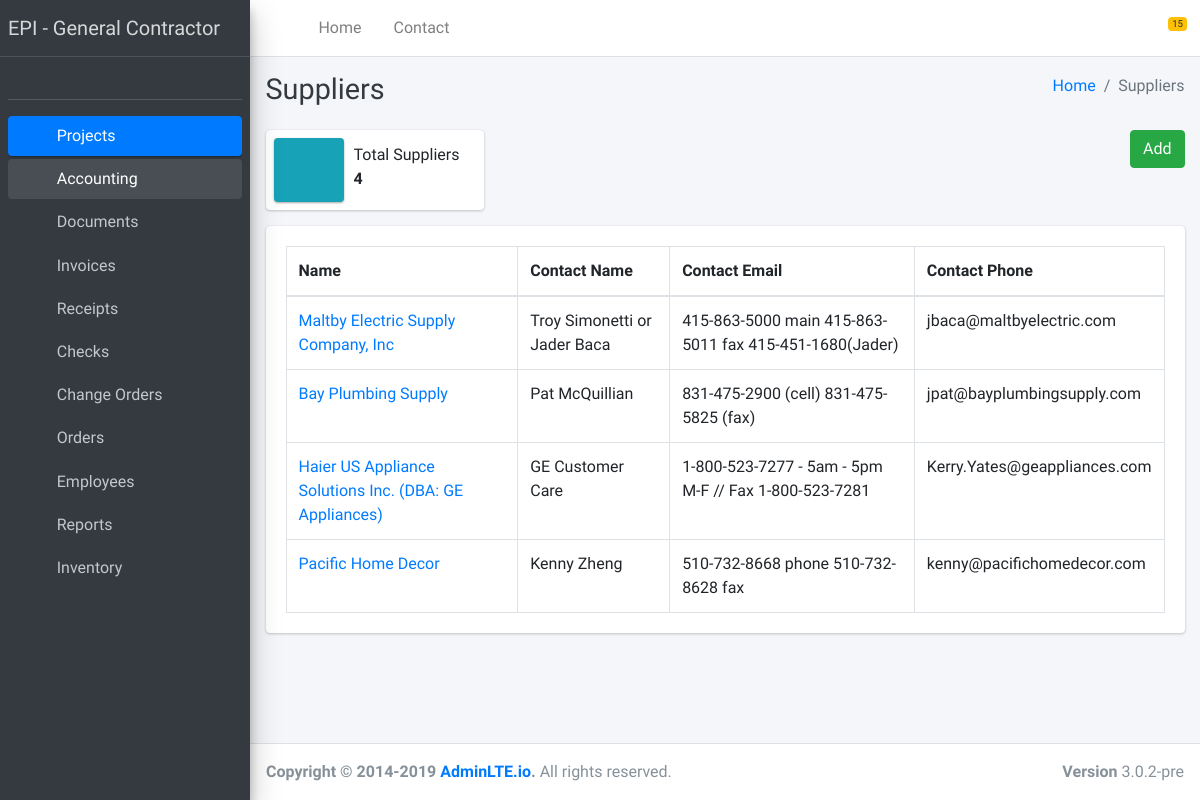
The app's page /suppliers/, older data.
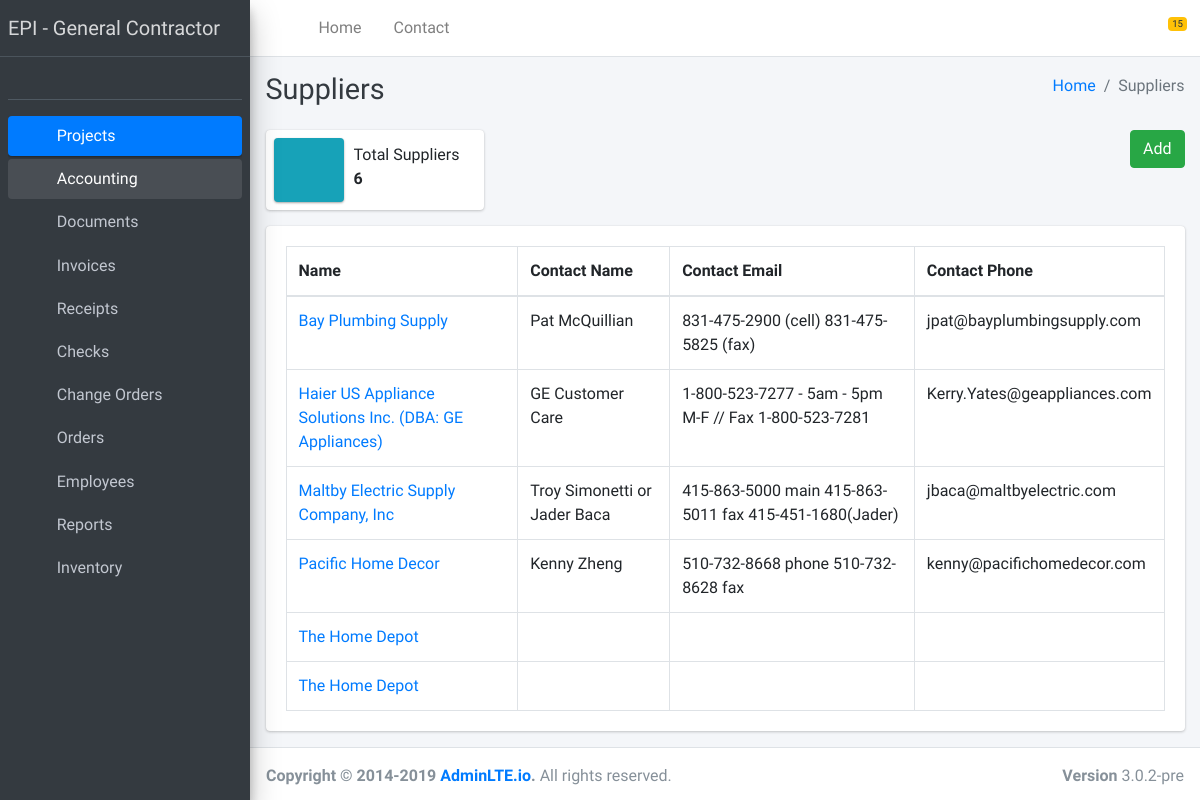
The same page, newer data.
### suppliers/models.py (models this page shows, shortened)
class Supplier(models.Model):
    name = models.CharField(max_length=255)
    address = models.CharField(max_length=255, blank=True, default='')
    contact_name = models.CharField(max_length=255, blank=True, default='')
    contact_phone = models.CharField(max_length=255, blank=True, default='')
    contact_email = models.CharField(max_length=255, blank=True, default='')
    created_at = models.DateTimeField(auto_now=True)
    updated_at = models.DateTimeField(auto_now_add=True)
    class Meta:
        ordering = ['name']

### suppliers/views.py (the view)
def index(request, template_name='suppliers/index.html'):
    list = Supplier.objects.filter()
    data = {
        'list': list
    }
    return render(request, template_name, data)

### templates/suppliers/index.html (shortened to what this page needs)
{% extends 'base.html' %}
{% load static %}
{% block content %}
  <div class="content-wrapper">
    <div class="content-header">
      <div class="container-fluid">
        <div class="row mb-2">
          <div class="col-sm-6">
            <h1 class="m-0 text-dark">Suppliers</h1>
          </div>
          <div class="col-sm-6">
            <ol class="breadcrumb float-sm-right">
              <li class="breadcrumb-item"><a href="#">Home</a></li>
              <li class="breadcrumb-item active">Suppliers</li>
            </ol>
          </div>
        </div>
      </div>
    </div>
    <section class="content">
      <div class="container-fluid">
        <div class="row">
          <div class="col-12 col-sm-6 col-md-3">
            <div class="info-box">
              <span class="info-box-icon bg-info elevation-1"><i class="far fa-money-bill-alt"></i></span>
              <div class="info-box-content">
                <span class="info-box-text">Total Suppliers</span>
                <span class="info-box-number">
                    {{ list.count }}
                </span>
              </div>
            </div>
          </div>
            <div class="col-12 col-sm-6 col-md-3 offset-md-6 text-right">
                <a href="{% url 'supplier_create' %}" class="btn btn-success">Add</a>
            </div>
        </div>
          <div class="row">
          <div class="col-12">
          <div class="card">
              <div class="card-body">
                <table id="inspection_table" class="table table-bordered table-condensed">
                  <thead>
                    <tr>
                        <th>Name</th>
                        <th>Contact Name</th>
                        <th>Contact Email</th>
                        <th>Contact Phone</th>
                    </tr>
                  </thead>
                  <tbody>
                    {% for item in list %}
                    <tr>
                        <td><a href="{% url 'change_order_read' item.id %}">{{ item.name }}</a></td>
                        <td>{{ item.contact_name }}</td>
                        <td>{{ item.contact_phone }}</td>
                        <td>{{ item.contact_email}}</td>
                    </tr>
                  {% endfor %}
                  </tbody>
                </table>
              </div>
            </div>
          </div>
        </div>
      </div>
    </section>
  </div>
{% endblock content %}

Row changes from the older to the newer data that the page shows:
changed Supplier "Maltby Electric Supply Company, Inc": moves down the list
added Supplier: name "The Home Depot"
added Supplier: name "The Home Depot"
Text that changed along with them:
{{ list.count }}: "4" → "6"
